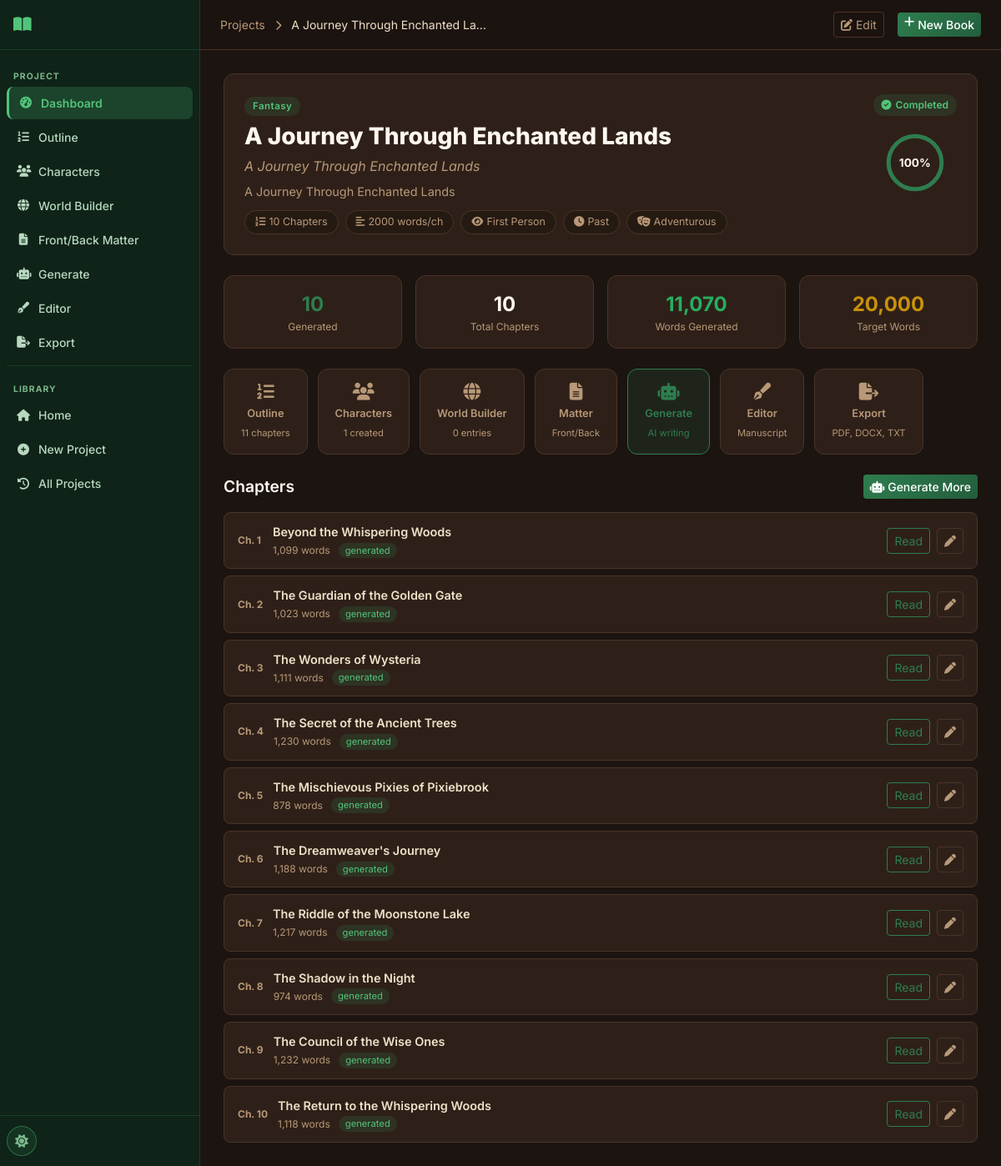
Page /project/10 on the committed database.
### tables this page shows
CREATE TABLE projects (
    id INTEGER PRIMARY KEY AUTOINCREMENT,
    title TEXT NOT NULL,
    subtitle TEXT DEFAULT '',
    genre TEXT DEFAULT 'Fantasy',
    audience TEXT DEFAULT 'Adult',
    description TEXT DEFAULT '',
    language TEXT DEFAULT 'English',
    story_type TEXT DEFAULT 'Novel',
    writing_style TEXT DEFAULT 'Descriptive',
    point_of_view TEXT DEFAULT 'Third Person Limited',
    tense TEXT DEFAULT 'Past',
    tone TEXT DEFAULT 'Adventurous',
    num_chapters INTEGER DEFAULT 10,
    words_per_chapter INTEGER DEFAULT 2000,
    creativity_level TEXT DEFAULT 'balanced',
    temperature REAL DEFAULT 0.7,
    top_p REAL DEFAULT 0.9,
    max_tokens INTEGER DEFAULT 4096,
    status TEXT DEFAULT 'draft',
    current_chapter INTEGER DEFAULT 0,
    total_words INTEGER DEFAULT 0,
    cover_prompt TEXT DEFAULT '',
    include_images INTEGER DEFAULT 0,
    images_per_chapter INTEGER DEFAULT 1,
    image_style TEXT DEFAULT 'Realistic',
    created_at TIMESTAMP DEFAULT CURRENT_TIMESTAMP,
    updated_at TIMESTAMP DEFAULT CURRENT_TIMESTAMP
);

CREATE TABLE chapters (
    id INTEGER PRIMARY KEY AUTOINCREMENT,
    project_id INTEGER NOT NULL,
    chapter_number INTEGER NOT NULL,
    chapter_title TEXT DEFAULT '',
    content TEXT DEFAULT '',
    word_count INTEGER DEFAULT 0,
    summary TEXT DEFAULT '',
    status TEXT DEFAULT 'pending',
    important_events TEXT DEFAULT '',
    characters_introduced TEXT DEFAULT '',
    character_changes TEXT DEFAULT '',
    locations TEXT DEFAULT '',
    timeline_updates TEXT DEFAULT '',
    unresolved_plot_points TEXT DEFAULT '',
    created_at TIMESTAMP DEFAULT CURRENT_TIMESTAMP,
    updated_at TIMESTAMP DEFAULT CURRENT_TIMESTAMP,
    FOREIGN KEY (project_id) REFERENCES projects(id) ON DELETE CASCADE
);

### routes/projects.py (the view)
@bp.route('/project/<int:project_id>')
def project_detail(project_id):
    db = get_db()
    project = db.execute('SELECT * FROM projects WHERE id = ?', (project_id,)).fetchone()
    if not project:
        return redirect(url_for('main.history'))
    chapters = db.execute(
        'SELECT * FROM chapters WHERE project_id = ? ORDER BY chapter_number',
        (project_id,)
    ).fetchall()
    outline = db.execute(
        'SELECT * FROM outline WHERE project_id = ? ORDER BY order_index, chapter_number',
        (project_id,)
    ).fetchall()
    char_count = db.execute('SELECT COUNT(*) FROM characters WHERE project_id = ?', (project_id,)).fetchone()[0]
    world_count = db.execute('SELECT COUNT(*) FROM worldbuilding WHERE project_id = ?', (project_id,)).fetchone()[0]
    outline_count = len(outline)
    generated_count = sum(1 for c in chapters if c['status'] == 'generated')
    total_words = sum(c['word_count'] for c in chapters)
    target_words = (project['num_chapters'] or 10) * (project['words_per_chapter'] or 2000)
    progress = int((generated_count / project['num_chapters'] * 100)) if project['num_chapters'] else 0
    groq_configured = bool(get_setting(db, 'groq_api_key'))
    return render_template('project_detail.html',
                           project=project, chapters=chapters, outline=outline,
                           char_count=char_count, world_count=world_count,
                           outline_count=outline_count, generated_count=generated_count,
                           total_words=total_words, target_words=target_words,
                           progress=progress, groq_configured=groq_configured)

### database/__init__.py (called while the page is built)
def get_db():
    if 'db' not in g:
        db_path = current_app.config['DATABASE']
        os.makedirs(os.path.dirname(db_path), exist_ok=True)
        g.db = sqlite3.connect(db_path)
        g.db.row_factory = sqlite3.Row
        g.db.execute('PRAGMA foreign_keys = ON')
        g.db.execute('PRAGMA journal_mode = WAL')
    return g.db

### utils/helpers.py (called while the page is built)
def get_setting(db, key, default=''):
    row = db.execute('SELECT value FROM settings WHERE key = ?', (key,)).fetchone()
    return row['value'] if row else default

### templates/project_detail.html (shortened to what this page needs)
{% extends "base.html" %}
{% block breadcrumb %}
<a href="{{ url_for('main.history') }}" class="text-muted text-decoration-none">Projects</a>
<i class="fas fa-chevron-right mx-2 text-muted small"></i>
{{ project.title[:30] }}{% if project.title|length > 30 %}…{% endif %}
{% endblock %}
{% block topnav_actions %}
<a href="{{ url_for('projects.edit_project', project_id=project.id) }}" class="btn btn-outline-secondary btn-sm me-2">
  <i class="fas fa-edit me-1"></i>Edit
</a>
{% endblock %}
{% block content %}
<div class="project-hero mb-4">
  <div class="project-hero-info">
    <div class="genre-badge genre-{{ project.genre | lower | replace(' ', '-') | replace('/', '-') }} mb-2">{{ project.genre }}</div>
    <h1 class="project-hero-title">{{ project.title }}</h1>
    {% if project.subtitle %}<p class="project-hero-subtitle">{{ project.subtitle }}</p>{% endif %}
    <p class="project-hero-desc">{{ project.description }}</p>
    <div class="project-meta-tags">
      <span class="meta-tag"><i class="fas fa-list-ol me-1"></i>{{ project.num_chapters }} Chapters</span>
      <span class="meta-tag"><i class="fas fa-align-left me-1"></i>{{ project.words_per_chapter }} words/ch</span>
      <span class="meta-tag"><i class="fas fa-eye me-1"></i>{{ project.point_of_view }}</span>
      <span class="meta-tag"><i class="fas fa-clock me-1"></i>{{ project.tense }}</span>
      <span class="meta-tag"><i class="fas fa-theater-masks me-1"></i>{{ project.tone }}</span>
    </div>
  </div>
  <div class="project-hero-actions">
    <div class="status-pill status-{{ project.status }} mb-2">
      {% if project.status == 'completed' %}<i class="fas fa-check-circle"></i>
      {% elif project.status == 'generating' %}<i class="fas fa-spinner fa-spin"></i>
      {% elif project.status == 'paused' %}<i class="fas fa-pause-circle"></i>
      {% else %}<i class="fas fa-circle-dot"></i>{% endif %}
      {{ project.status | title }}
    </div>
    <div class="progress-display">
      <div class="progress-circle">
        <svg viewBox="0 0 36 36">
          <circle cx="18" cy="18" r="15.9" fill="none" stroke="var(--border-color)" stroke-width="2"/>
          <circle cx="18" cy="18" r="15.9" fill="none" stroke="var(--primary)" stroke-width="2.5"
                  stroke-dasharray="{{ progress }}, 100" stroke-linecap="round" transform="rotate(-90 18 18)"/>
        </svg>
        <span>{{ progress }}%</span>
      </div>
    </div>
  </div>
</div>
<div class="row g-3 mb-4">
  <div class="col-6 col-md-3">
    <div class="mini-stat">
      <div class="mini-stat-value text-primary">{{ generated_count }}</div>
      <div class="mini-stat-label">Generated</div>
    </div>
  </div>
  <div class="col-6 col-md-3">
    <div class="mini-stat">
      <div class="mini-stat-value">{{ project.num_chapters }}</div>
      <div class="mini-stat-label">Total Chapters</div>
    </div>
  </div>
  <div class="col-6 col-md-3">
    <div class="mini-stat">
      <div class="mini-stat-value text-success">{{ '{:,}'.format(total_words) }}</div>
      <div class="mini-stat-label">Words Generated</div>
    </div>
  </div>
  <div class="col-6 col-md-3">
    <div class="mini-stat">
      <div class="mini-stat-value text-warning">{{ '{:,}'.format(target_words) }}</div>
      <div class="mini-stat-label">Target Words</div>
    </div>
  </div>
</div>
<div class="quick-actions mb-4">
  <a href="{{ url_for('outline.outline_page', project_id=project.id) }}" class="quick-action-btn">
    <i class="fas fa-list-ol"></i>
    <span>Outline</span>
    <small>{{ outline_count }} chapters</small>
  </a>
  <a href="{{ url_for('characters.characters_page', project_id=project.id) }}" class="quick-action-btn">
    <i class="fas fa-users"></i>
    <span>Characters</span>
    <small>{{ char_count }} created</small>
  </a>
  <a href="{{ url_for('worldbuilding.worldbuilding_page', project_id=project.id) }}" class="quick-action-btn">
    <i class="fas fa-globe"></i>
    <span>World Builder</span>
    <small>{{ world_count }} entries</small>
  </a>
  <a href="{{ url_for('matter.matter_page', project_id=project.id) }}" class="quick-action-btn">
    <i class="fas fa-file-alt"></i>
    <span>Matter</span>
    <small>Front/Back</small>
  </a>
  <a href="{{ url_for('chapters.generation_page', project_id=project.id) }}" class="quick-action-btn highlight">
    <i class="fas fa-robot"></i>
    <span>Generate</span>
    <small>AI writing</small>
  </a>
  <a href="{{ url_for('editor.editor_page', project_id=project.id) }}" class="quick-action-btn">
    <i class="fas fa-pen-fancy"></i>
    <span>Editor</span>
    <small>Manuscript</small>
  </a>
  <a href="{{ url_for('exports.export_page', project_id=project.id) }}" class="quick-action-btn">
    <i class="fas fa-file-export"></i>
    <span>Export</span>
    <small>PDF, DOCX, TXT</small>
  </a>
</div>
{% if chapters %}
<div class="section-header mb-3">
  <h2 class="section-title">Chapters</h2>
  <a href="{{ url_for('chapters.generation_page', project_id=project.id) }}" class="btn btn-primary btn-sm">
    <i class="fas fa-robot me-1"></i>Generate More
  </a>
</div>
<div class="chapters-grid">
  {% for ch in chapters %}
  <div class="chapter-item chapter-status-{{ ch.status }}">
    <div class="chapter-num">Ch. {{ ch.chapter_number }}</div>
    <div class="chapter-info">
      <div class="chapter-title">{{ ch.chapter_title or 'Untitled Chapter' }}</div>
      <div class="chapter-meta">
        <span class="chapter-words">{{ '{:,}'.format(ch.word_count) }} words</span>
        <span class="chapter-badge badge-{{ ch.status }}">{{ ch.status }}</span>
      </div>
    </div>
    {% if ch.status == 'generated' %}
    <div class="d-flex gap-2 ms-auto">
      <a href="{{ url_for('chapters.chapter_view', project_id=project.id, chapter_id=ch.id) }}" class="btn btn-sm btn-outline-primary">
        Read
      </a>
      <a href="{{ url_for('editor.editor_page', project_id=project.id) }}?chapter={{ ch.id }}" class="btn btn-sm btn-outline-secondary" title="Edit in Editor">
        <i class="fas fa-pen"></i>
      </a>
    </div>
    {% elif ch.status == 'generating' %}
    <span class="spinner-border spinner-border-sm text-primary ms-auto"></span>
    {% endif %}
  </div>
  {% endfor %}
</div>
{% endif %}
{% endblock %}

### rows in the picture
projects: title "A Journey Through Enchanted La", genre "Fantasy", title "A Journey Through Enchanted Lands", subtitle "A Journey Through Enchanted Lands", description "A Journey Through Enchanted Lands", num_chapters "10", words_per_chapter "2000", point_of_view "First Person", tense "Past", tone "Adventurous", status "Completed"
chapters: chapter_number "1", chapter_title "Beyond the Whispering Woods", word_count "1,099", status "generated"
chapters: chapter_number "2", chapter_title "The Guardian of the Golden Gate", word_count "1,023", status "generated"
chapters: chapter_number "3", chapter_title "The Wonders of Wysteria", word_count "1,111", status "generated"
chapters: chapter_number "4", chapter_title "The Secret of the Ancient Trees", word_count "1,230", status "generated"
chapters: chapter_number "5", chapter_title "The Mischievous Pixies of Pixiebrook", word_count "878", status "generated"
chapters: chapter_number "6", chapter_title "The Dreamweaver's Journey", word_count "1,188", status "generated"
chapters: chapter_number "7", chapter_title "The Riddle of the Moonstone Lake", word_count "1,217", status "generated"
chapters: chapter_number "8", chapter_title "The Shadow in the Night", word_count "974", status "generated"
chapters: chapter_number "9", chapter_title "The Council of the Wise Ones", word_count "1,232", status "generated"
chapters: chapter_number "10", chapter_title "The Return to the Whispering Woods", word_count "1,118", status "generated"

### other values in the picture
{{ progress }} "100"
{{ generated_count }} "10"
{{ '{:,}'.format(total_words) }} "11,070"
{{ '{:,}'.format(target_words) }} "20,000"
{{ outline_count }} "11"
{{ char_count }} "1"
{{ world_count }} "0"
